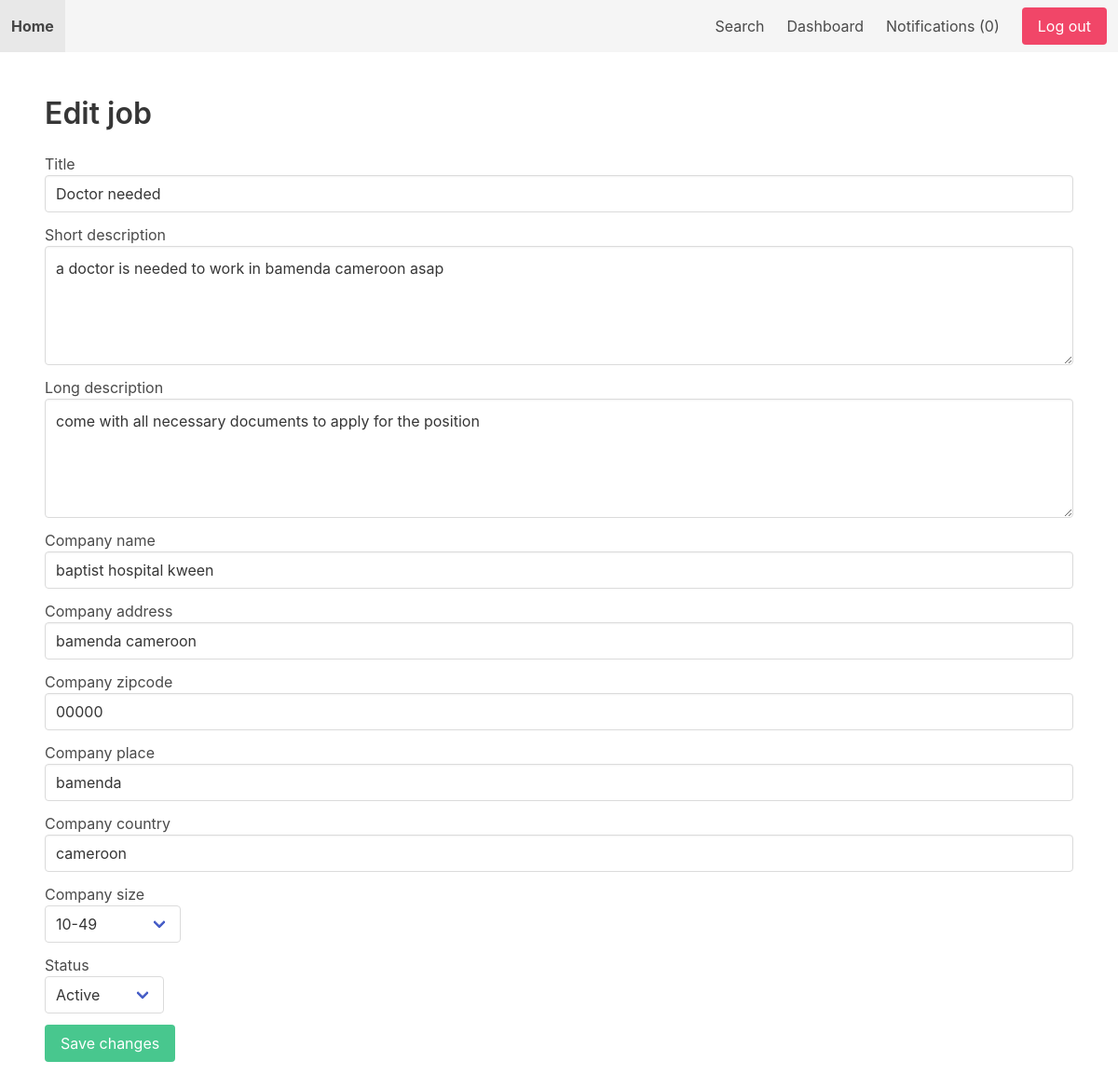
Page /jobs/3/edit/ (signed in) on the committed database.
### job/models.py (models this page shows, shortened)
class Job(models.Model):
    SIZE_1_9 = 'size_1-9'
    SIZE_10_49 = 'size_10-49'
    SIZE_50_99 = 'size_50-99'
    SIZE_100 = 'size_100'
    CHOICES_SIZE = (
        (SIZE_1_9, '1-9'),
        (SIZE_10_49, '10-49'),
        (SIZE_50_99, '50-99'),
        (SIZE_100, '100+'),
    )
    ACTIVE = 'active'
    EMPLOYED = 'employed'
    ARCHIVED = 'archived'
    CHOICES_STATUS = (
        (ACTIVE, 'Active'),
        (EMPLOYED, 'Employed'),
        (ARCHIVED, 'Archived')
    )
    title = models.CharField(max_length=255)
    short_description = models.TextField()
    long_description = models.TextField(blank=True, null=True)
    company_name = models.CharField(max_length=255, default='')
    company_address = models.CharField(max_length=255, blank=True, null=True)
    company_zipcode = models.CharField(max_length=255, blank=True, null=True)
    company_place = models.CharField(max_length=255, blank=True, null=True)
    company_country = models.CharField(max_length=255, blank=True, null=True)
    company_size = models.CharField(max_length=20, choices=CHOICES_SIZE, default=SIZE_1_9)
    created_by = models.ForeignKey(User, related_name='jobs', on_delete=models.CASCADE)
    created_at = models.DateTimeField(auto_now_add=True)
    changed_at = models.DateTimeField(auto_now=True)
    status = models.CharField(max_length=20, choices=CHOICES_STATUS, default=ACTIVE)

### job/views.py (the view)
# urls.py: path('<int:job_id>/edit/', edit_job, name='edit_job'),
@login_required
def edit_job(request, job_id):
    job = get_object_or_404(Job, pk=job_id, created_by=request.user)
    if request.method == 'POST':
        form = AddJobForm(request.POST, instance=job)
        if form.is_valid():
            job = form.save(commit=False)
            job.status = request.POST.get('status')
            job.save()
            return redirect('dashboard')
    else:
        form = AddJobForm(instance=job)
    return render(request, 'edit_job.html', {'form': form, 'job': job})

### job/forms.py
class AddJobForm(forms.ModelForm):
    class Meta:
        model = Job
        fields = ['title', 'short_description', 'long_description', 'company_name', 'company_address', 'company_zipcode', 'company_place', 'company_country', 'company_size']

### notification/context_processors.py (called while the page is built)
def notifications(request):
    if request.user.is_authenticated:
        return {'notifications': request.user.notifications.filter(is_read=False)}
    else:
        return {'notifications': []}

### job/templates/edit_job.html (shortened to what this page needs)
{% extends 'base.html' %}
{% block content %}
    <div id="edit-job-app">
        <h1 class="title">Edit job</h1>
        <form v-on:submit="validateForm" method="post" action=".">
            <div class="field">
                <label>Title</label>
                <div class="control">
                    <input class="input" type="text" name="title" id="id_title" v-model="title">
                </div>
            </div>
            <div class="field">
                <label>Short description</label>
                <div class="control">
                    <textarea class="textarea" name="short_description" id="id_short_description" v-model="short_description"></textarea>
                </div>
            </div>
            <div class="field">
                <label>Long description</label>
                <div class="control">
                    <textarea class="textarea" name="long_description" id="id_long_description">{% if job.long_description %}{{ job.long_description }}{% endif %}</textarea>
                </div>
            </div>
            <div class="field">
                <label>Company name</label>
                <div class="control">
                    <input class="input" type="text" name="company_name" id="id_company_name" v-model="company_name">
                </div>
            </div>
            <div class="field">
                <label>Company address</label>
                <div class="control">
                    <input class="input" type="text" name="company_address" id="id_company_address" value="{% if job.company_address %}{{ job.company_address }}{% endif %}">
                </div>
            </div>
            <div class="field">
                <label>Company zipcode</label>
                <div class="control">
                    <input class="input" type="text" name="company_zipcode" id="id_company_zipcode" value="{% if job.company_zipcode %}{{ job.company_zipcode }}{% endif %}">
                </div>
            </div>
            <div class="field">
                <label>Company place</label>
                <div class="control">
                    <input class="input" type="text" name="company_place" id="id_company_place" value="{% if job.company_place %}{{ job.company_place }}{% endif %}">
                </div>
            </div>
            <div class="field">
                <label>Company country</label>
                <div class="control">
                    <input class="input" type="text" name="company_country" id="id_company_country" value="{% if job.company_country %}{{ job.company_country }}{% endif %}">
                </div>
            </div>
            <div class="field">
                <label>Company size</label>
                <div class="control">
                    <div class="select">
                        <select name="company_size" v-model="company_size">
                            <option value="size_10-49">10-49</option>
                        </select>
                    </div>
                </div>
            </div>
            <div class="field">
                <label>Status</label>
                <div class="control">
                    <div class="select">
                        <select name="status">
                            <option value="active"{% if job.status == 'active' %} selected{% endif %}>Active</option>
                        </select>
                    </div>
                </div>
            </div>
            <div class="field">
                <div class="control">
                    <button class="button is-success" type="submit">Save changes</button>
                </div>
            </div>
        </form>
    </div>
{% endblock %}

### rows in the picture
Job: long_description "come with all necessary documents to apply for the position", company_address "bamenda cameroon", company_zipcode "00000", company_place "bamenda", company_country "cameroon", status "Active"

### other values in the picture
{{ notifications.count }} "0"
